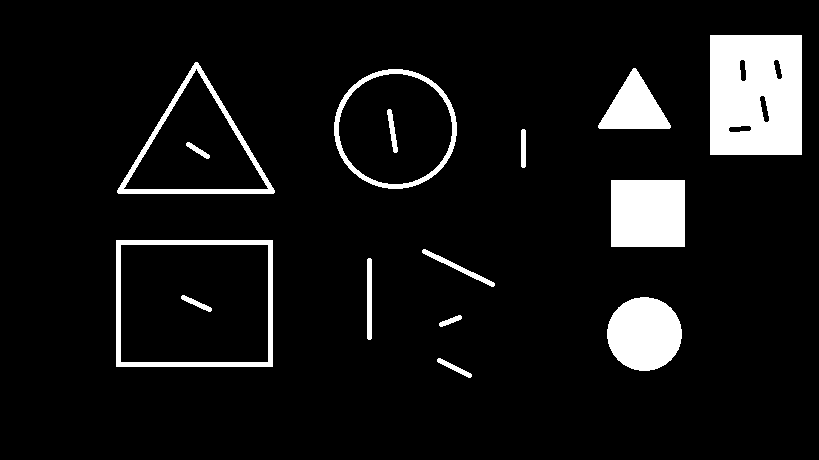
#> input picture imagens/imgPaint.png, 819 x 460 px
$ python Program.py   (older library calls are emulated)
#> lines starting #> are read from the running program, lines starting #| are printed output that depends on the picture; after the words box and inside, x2 and y2 are one past the last pixel; in counts of white or black regions, pixels touching at a corner belong together
#> `imagemOriginal = cv.cvtColor(io.imread(caminhoDaImagens + "imgPaint.pn..`: imagemOriginal: shape (460, 819); 8.2% white; 15 white regions, largest, box (x1, y1, x2, y2) and area: (710, 35, 802, 155) 10612, (611, 180, 685, 247) 4958, (607, 297, 682, 371) 4335
### Binario.py
import numpy as np

# deixa a imagem Binaria
def imagemEmBinario(image):
    imagemBinario = np.zeros(image.shape)
    for i in range(len(image)):
        for j in range(len(image[0])):
            if image[i, j] != 0:
                imagemBinario[i, j] = 255

    resultado = np.copy(imagemBinario)

    return resultado

### ContornaImagem.py
import numpy as np
from skimage.measure import find_contours
import cv2 as cv

# gerar uma imagem contornada
def imagemContornada(imagem):
    contornosDaImagem = np.zeros(imagem.shape + (3, ), np.uint8)

    contornos = find_contours(imagem, 0)
#> contornos = 23 point arrays, longest 569 points

    for contorno in contornos:

        contorno = contorno.astype(np.int).tolist()

        # Aqui desenhar linhas de contorno
        for idx, coords in enumerate(contorno[:-1]):
            y1, x1, y2, x2 = coords + contorno[idx + 1]
            contornosDaImagem = cv.line(contornosDaImagem, (x1, y1), (x2, y2),(0, 255, 0), 1)
#> this loop made 23 passes
#> contorno on pass 7: [[69, 196], [70, 196], [69, 196]]

    contornosDaImagem = contornosDaImagem[:,:,1]
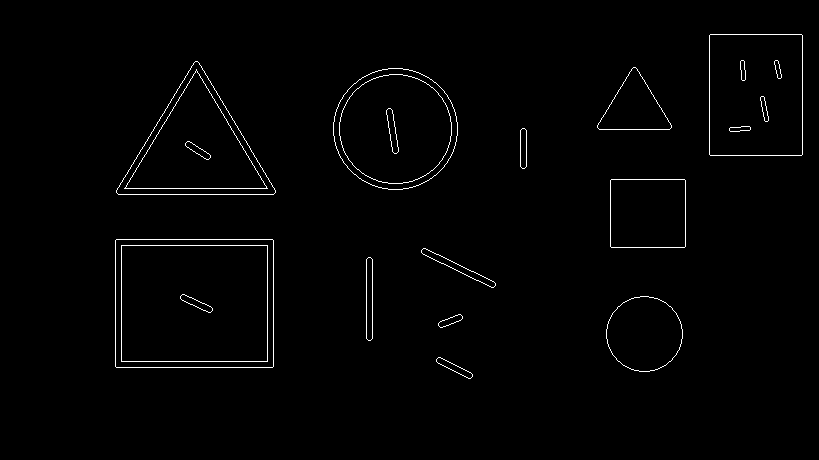
#> contornosDaImagem: shape (460, 819); 1.2% white in thin lines or dots, all inside (x1, y1, x2, y2) = (115, 34, 803, 379)

    return contornosDaImagem

### OperacoesMorfologicas.py
import numpy as np
from ContornaImagem import imagemContornada


def erosao(imagem, oElementoEstruturante, contornosDeImagem):

    imagemQueIrarTerErosao = imagem

    correcao = int(len(oElementoEstruturante)/2)

    for i in range(len(imagemQueIrarTerErosao)):
        for j in range(len(imagemQueIrarTerErosao[0])):

            if contornosDeImagem[i, j] == 255:

                for k in range(len(oElementoEstruturante)):
                    for l in range(len(oElementoEstruturante[0])):

                        if oElementoEstruturante[k, l] != 0:
                            try:
                                imagemQueIrarTerErosao[i + k - correcao, j + k - correcao] = 0
                            except:
                                pass
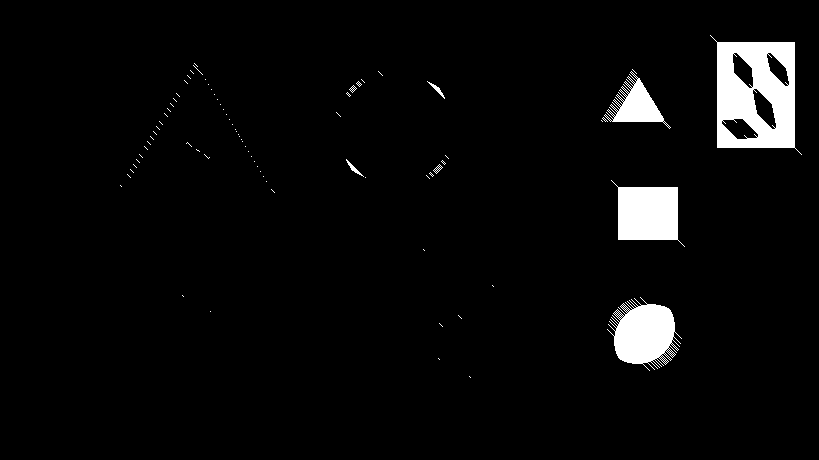
#> imagemQueIrarTerErosao: shape (460, 819) float64; 3.9% white; 79 white regions (71 under 20 px), largest, box (x1, y1, x2, y2) and area: (710, 35, 802, 155) 6639, (611, 180, 685, 247) 3194, (607, 297, 682, 371) 3189
    return imagemQueIrarTerErosao


def dilatar(imagem, oElementoEstruturante, contornosDeImagem):
    dilitarAImagem = imagem
    correcao = int(len(oElementoEstruturante)/2)

    for i in range(len(dilitarAImagem)):
        for j in range(len(dilitarAImagem[0])):
            if contornosDeImagem[i, j] == 255:
                for k in range(len(oElementoEstruturante)):
                    for l in range(len(oElementoEstruturante[0])):
                        if oElementoEstruturante[k, l] != 0:
                            try:
                                dilitarAImagem[i + k - correcao, j + k - correcao] = 255
                            except:
                                pass

    return dilitarAImagem


def abertura(imagem, oElementoEstruturante, contornosDeImagem):
    copiaDaImagem = np.copy(imagem)
    imagemComErosao = erosao(copiaDaImagem, oElementoEstruturante, contornosDeImagem)
    imagemComContornacao = imagemContornada(imagemComErosao)
    imagemComAbertura = dilatar(imagemComErosao, oElementoEstruturante, imagemComContornacao)

    return imagemComAbertura


def fechamento(imagem, oElementoEstruturante, contornosDeImagem):
    copiaDaImagem = np.copy(imagem)
    imagemComdilatacao = dilatar(copiaDaImagem, oElementoEstruturante, contornosDeImagem)
    imagemComContornacao = imagemContornada(imagemComdilatacao)
    imagemComFechamento = erosao(imagemComdilatacao, oElementoEstruturante, imagemComContornacao)

    return imagemComFechamento

### Program.py
import cv2 as cv
from skimage import io
from Binario import imagemEmBinario
from ContornaImagem import imagemContornada
from OperacoesMorfologicas import dilatar, erosao, abertura, fechamento

caminhoDaImagens = "./imagens/"

imagemOriginal = cv.cvtColor(io.imread(caminhoDaImagens + "imgPaint.png"), cv.COLOR_RGBA2GRAY)
imagemBinaria = imagemEmBinario(imagemOriginal)

#Exiber a imagem original
cv.imshow('Imagem Original', imagemBinaria)


imagemComContorno= imagemContornada(imagemBinaria)

oElementoEstruturante = cv.getStructuringElement(cv.MORPH_ELLIPSE, (15,15))


# OPERAÇÕES DE EROSÃO E DILATAÇÃO
img_erodida = erosao(imagemBinaria, oElementoEstruturante, imagemComContorno)
cv.imshow('Imagem Erosão', img_erodida)

img_dilatada = dilatar(imagemBinaria, oElementoEstruturante, imagemComContorno)
#> after the loop in dilatar, `for i in range(len(dilitarAImagem)):`:
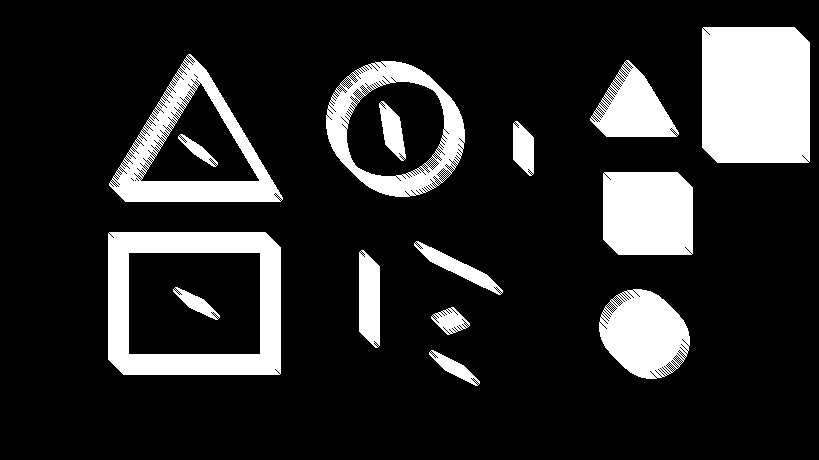
#> dilitarAImagem: shape (460, 819) float64; 16.8% white; 15 white regions, largest, box (x1, y1, x2, y2) and area: (702, 27, 810, 163) 14432, (108, 232, 281, 375) 11256, (109, 54, 283, 202) 7739
cv.imshow('Imagem Dilatada', img_dilatada)


# OPERAÇÕES ABERTURA E FECHAMENTO

imagemComAbertura = abertura(imagemBinaria, oElementoEstruturante, imagemComContorno)
#> the loop in imagemContornada (call 2), `for contorno in contornos: ` made 799 passes
#> contorno on passes 1 to 3: [[36, 710], [35, 709], [34, 710], [35, 711], [36, 710]], [[37, 711], [36, 710], [35, 711], [36, 712], [37, 711]], [[38, 712], [37, 711], [36, 712], [37, 713], [38, 712]]
#> in imagemContornada (call 2), `contornosDaImagem = contornosDaImagem[:,:,1]`: contornosDaImagem: shape (460, 819); 0.78% white in thin lines or dots, all inside (x1, y1, x2, y2) = (119, 34, 803, 379)
#> after the loop in dilatar (call 2), `for i in range(len(dilitarAImagem)):`:
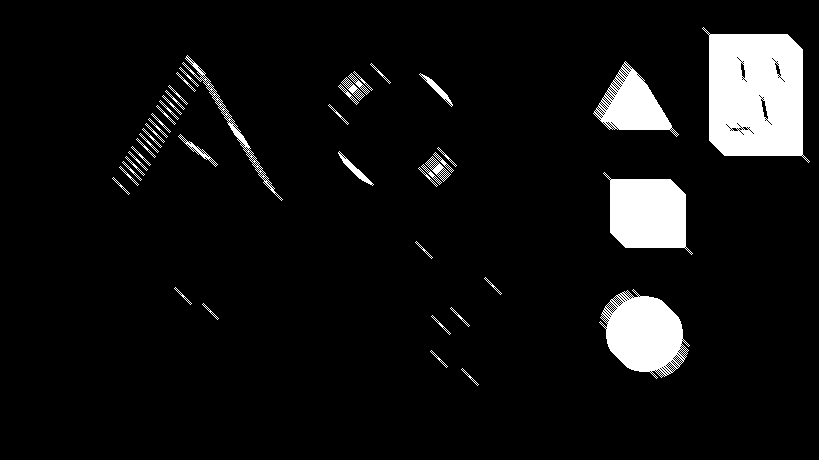
#> dilitarAImagem: shape (460, 819) float64; 7.2% white; 46 white regions, largest, box (x1, y1, x2, y2) and area: (702, 27, 810, 163) 11026, (603, 172, 693, 255) 5030, (599, 289, 690, 379) 5000
cv.imshow('Imagem Abertura', imagemComAbertura)

imagemComFechamento = fechamento(imagemBinaria, oElementoEstruturante, imagemComContorno)
#> in imagemContornada (call 3), `contornos = find_contours(imagem, 0)`: contornos = 3072 point arrays, longest 601 points
#> the loop in imagemContornada (call 3), `for contorno in contornos: ` made 3072 passes
#> contorno on passes 2 to 4: [[28, 703], [27, 702], [28, 703]], [[29, 704], [28, 703], [29, 704]], [[30, 705], [29, 704], [30, 705]]
#> after the loop in imagemContornada (call 3), `for contorno in contornos:`:
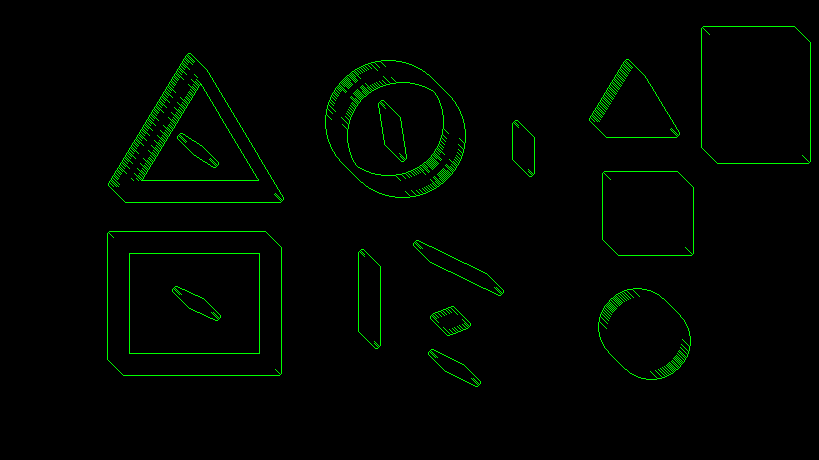
#> contornosDaImagem: shape (460, 819, 3); mean of channels 0, 1, 2 0, 4.7, 0; drawn as R, G, B
#> in imagemContornada (call 3), `contornosDaImagem = contornosDaImagem[:,:,1]`:
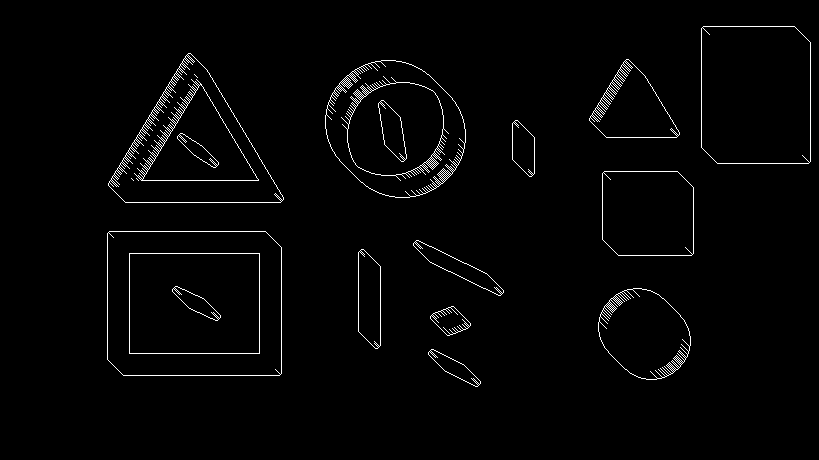
#> contornosDaImagem: shape (460, 819); 1.9% white in thin lines or dots, all inside (x1, y1, x2, y2) = (107, 26, 811, 387)
#> after the loop in erosao (call 3), `for i in range(len(imagemQueIrarTerErosao)):`:
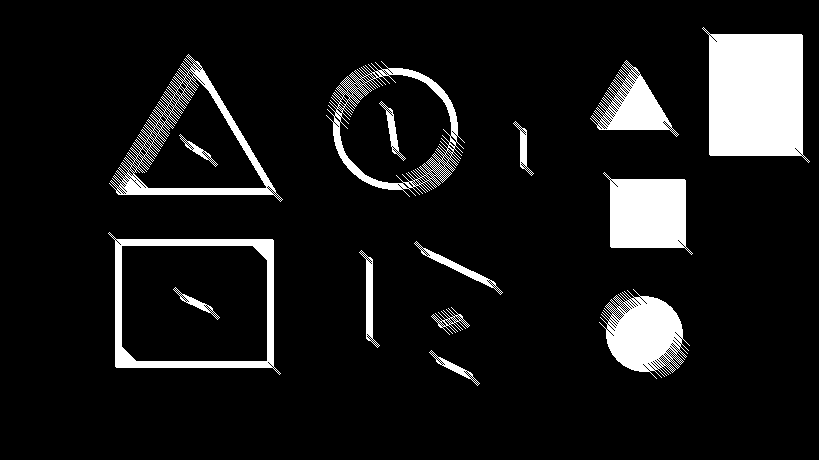
#> imagemQueIrarTerErosao: shape (460, 819) float64; 9.9% white; 15 white regions, largest, box (x1, y1, x2, y2) and area: (702, 27, 810, 163) 11478, (603, 172, 693, 255) 5254, (599, 289, 690, 379) 4563
cv.imshow('Imagem Fechamento', imagemComFechamento)

cv.waitKey(0)
